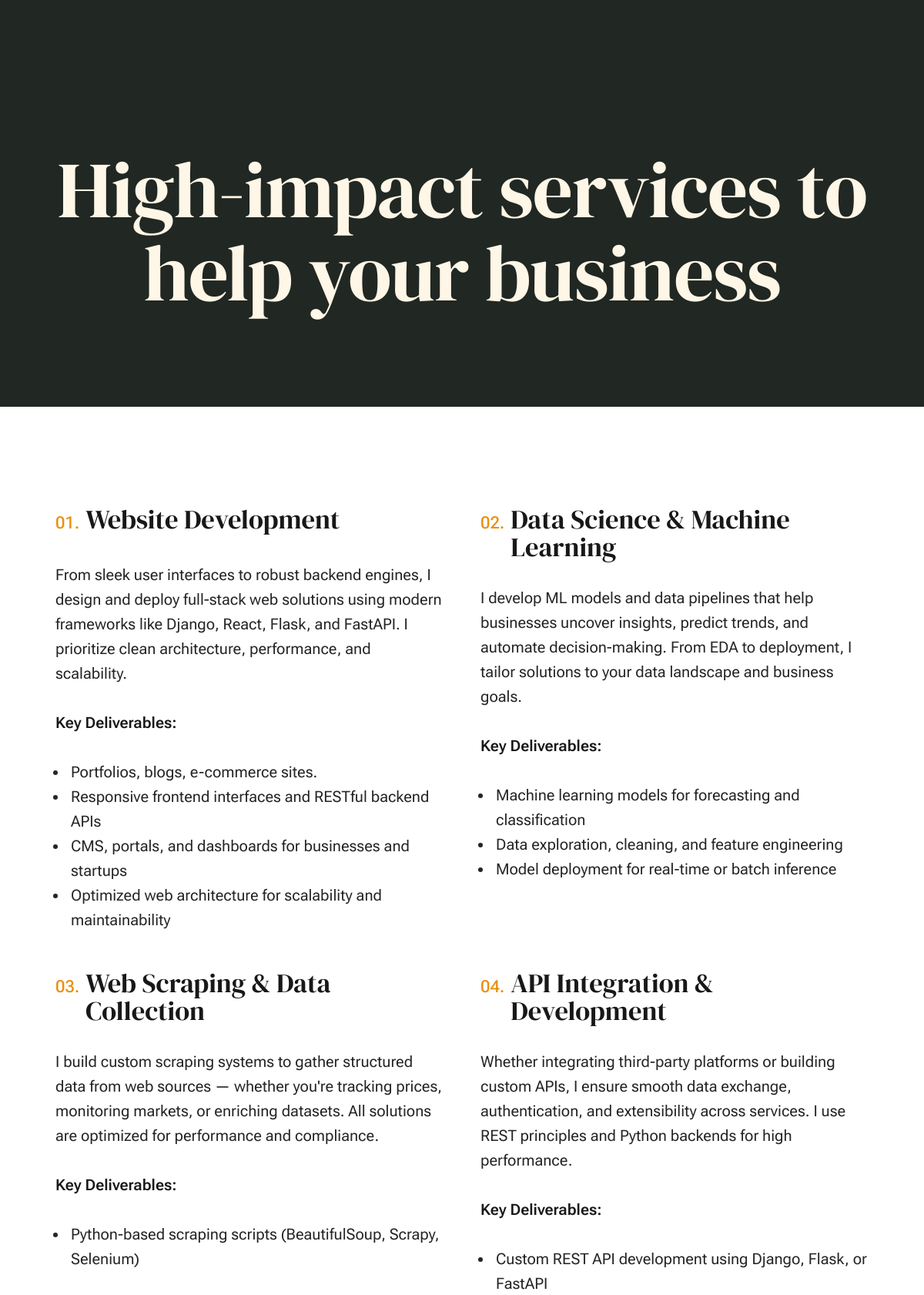
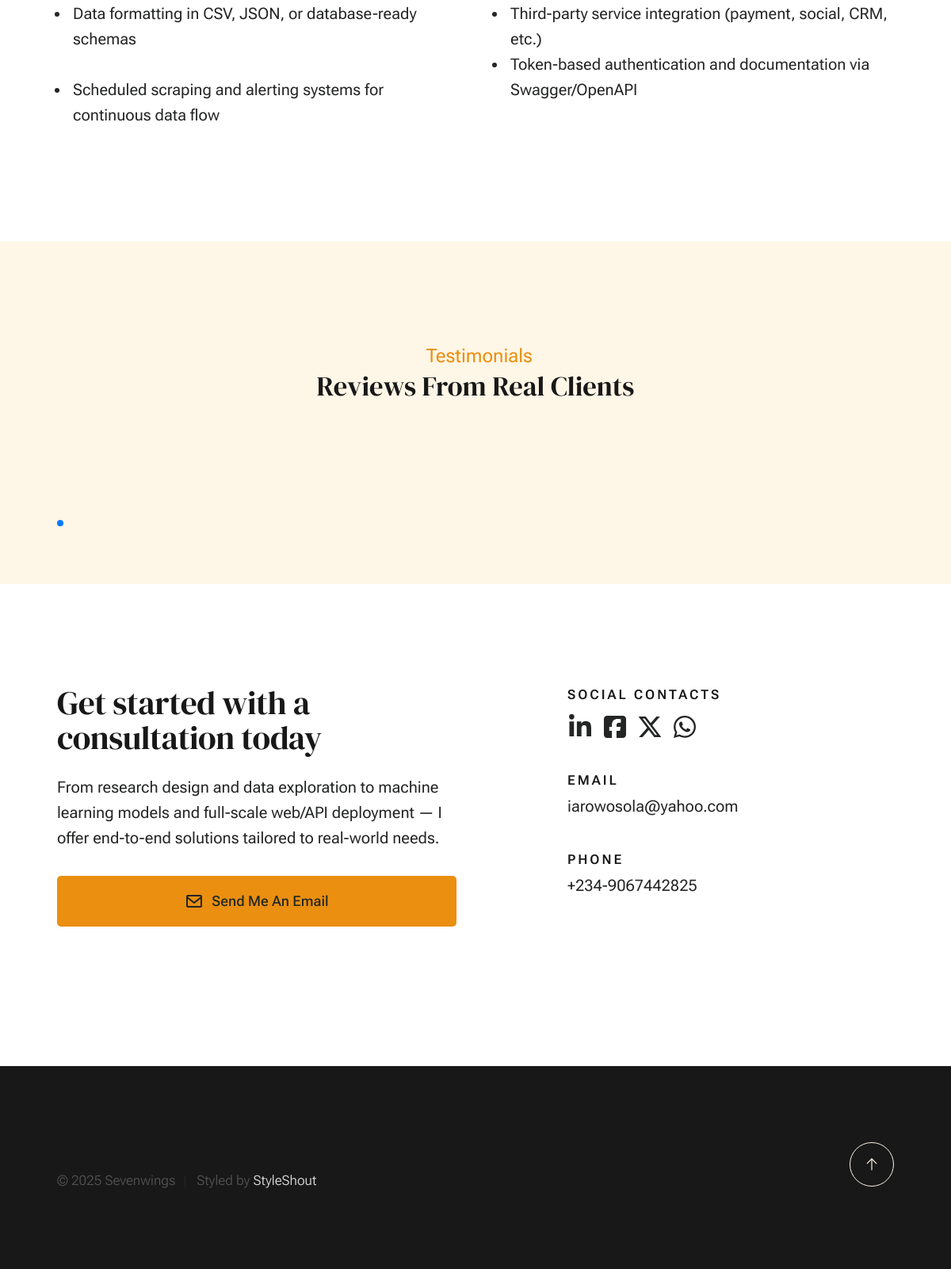
The page /serices/ on the database its author committed (2 pictures, top to bottom).
### case/models.py (models this page shows, shortened)
class Service(models.Model):
    title = models.CharField(max_length=200)
    description = ProseEditorField()
    body = ProseEditorField(default="Service details")

### application/models.py (models this page shows, shortened)
class GeneralInfo(models.Model):
    brand_name = models.CharField(max_length=60)
    first_name = models.CharField(max_length=60, default="Iyanu") # Update - 9th June, 2025
    last_name = models.CharField(max_length=60, default="Arowosola") # Update - 9th June, 2025
    phone = models.CharField(max_length=25)
    resume_link =  models.URLField(default='https://drive.google.com/drive/folders/1csFCVIVj7sSqbnHXLAR2K75Md36XYbeB')
    description = models.TextField(blank=True)
    email = models.EmailField(default='iarowosola@yahoo.com')
    address = models.CharField(max_length=100, blank=True, default='location')
    title_one = models.CharField(max_length=60, blank=False, null=True)
    title_two = models.CharField(max_length=60, blank=True, null=True)
    title_three = models.CharField(max_length=60, blank=True, null=True)
    title_four = models.CharField(max_length=60, blank=True, null=True)
    x_url = models.URLField()
    f_url = models.URLField()
    ig_url = models.URLField(blank=True)
    linkedin_url = models.URLField()
    github_url = models.URLField(default="https//:github.com/Sevenwings26")
    birthday = models.CharField(max_length=20, blank=True, default='text')
    degree = models.CharField(max_length=150, blank=True, default='text')
    job_type = models.CharField(max_length=150, blank=True, default='text')
    location = models.CharField(max_length=150, blank=True, default='text')
    brief_bio = ProseEditorField(blank=False, default='text') # RichtextField
    bio = ProseEditorField(blank=False, default='text')
    about_title = models.CharField(max_length=200, blank=True, default='text')
    hero_caption = models.TextField(default="")
    service_caption = models.TextField(blank=True)

### case/views.py (the view)
# urls.py: path('serices/', views.services, name="services"),
def services(request):
    testimonial = Testimonial.objects.all()
    services = Service.objects.prefetch_related('features').all()
    context = {
        "brand_name": getattr(general_records, "brand_name", "Sevenwings"),
        "phone": getattr(general_records, "phone", "N/A"),
        "email": getattr(general_records, "email", "N/A"),
        "address": getattr(general_records, "address", "N/A"),
        "x_url": getattr(general_records, "x_url", "#"),
        "f_url": getattr(general_records, "f_url", "#"),
        "ig_url": getattr(general_records, "ig_url", "#"),
        "linkedin_url": getattr(general_records, "linkedin_url", "#"),
        "github_url": getattr(general_records, "github_url", "#"),
        "location": getattr(general_records, "location", "N/A"),
    }
    context["testimonial"] = testimonial
    context["services"] = services
    return render(request, 'case/services.html', context)

### templates/case/services.html (shortened to what this page needs)
{% extends "case/base.html" %}
{% load static %}
{% block content %}
    <section id="content" class="s-content">
        <section class="s-pageheader pageheader">
                 <div class="row">
                     <div class="column xl-12">
                        <h2 class="page-title">High-impact services to help your business</h2>
                     </div>
                 </div>
        </section>
        <section class="s-pagecontent pagecontent">
                <div class="row">
                <div class="column xl-12 grid-block">
                    <div class="grid-full grid-list-items list-items show-ctr">
                        {% for service in services %}
                        <div class="grid-list-items__item list-items__item">
                            <div class="list-items__item-header">
                                <h3 class="list-items__item-title">{{ service.title }}</h3>
                            </div>
                            <div class="list-items__item-text">
                                <p>{{ service.body|safe }}</p>
                            </div>
                        </div>
                        {% endfor %}
                    </div>
                </div>
            </section>
            <section class="s-testimonials">
                 <div class="s-testimonials__header row row-x-center text-center">
                     <div class="column xl-8 lg-12">
                         <p class="text-pretitle">
                         Testimonials
                         </p>
                         <h3>
                         Reviews From Real Clients
                         </h3>
                     </div>
                 </div>
                 <div class="row s-testimonials__content">
                     <div class="column xl-12 testimonials">
                         <div class="swiper-container testimonials__slider page-slider">
                             </div>
                             <div class="swiper-pagination"></div>
                         </div>
                     </div>
                 </div>
{% endblock content %}

### templates/case/base.html (shortened to what this page needs)
{% load static %}
<!DOCTYPE html>
<html lang="en" class="no-js" >
<head>
    <link rel="stylesheet" href="{% static 'css/vendor.css' %}">
    <link rel="stylesheet" href="{% static 'css/styles.css' %}">
    <link rel="stylesheet" href="{% static 'css/summernote.css' %}">
</head>
<body id="top">
    <div id="page" class="s-pagewrap ss-home">
        <header class="s-header">
        </header>
        {% block content %}
        {% endblock content %}
        <section class="s-pagecontent pagecontent">
            <div class="row width-wider pagemain">
                <div class="column xl-12">
                    <div class="row">
                        <div class="column xl-6 md-12 contact-cta" id="contact">
                            <h2>Get started with a consultation today</h2>
                            <p>
                                From research design and data exploration to machine learning models and full-scale web/API deployment — I offer end-to-end solutions tailored to real-world needs.
                            </p>
                            <a href="mailto:iarowosola@yahoo.com" class="btn btn--primary u-fullwidth contact-btn">
                                Send Me An Email
                            </a>
                        </div>
                        <div class="column xl-5 md-12 u-flexitem-x-right">
                            <div class="contact-block">
                                <h6>Social Contacts</h6>
                                <ul class="contact-social social-list">
                                    <li>
                                        <a href="{{linkedin_url}}">
                                        </a>
                                    </li>
                                    <li>
                                        <a href="{{f_url}}">
                                        </a>
                                    </li>
                                    <li>
                                        <a href="{{x_url}}">
                                        </a>
                                    </li>
                                    <li>
                                        <a href="https://wa.me/2349067442825" target="_blank" rel="noopener">
                                        </a>
                                    </li>
                                </ul>
                            </div>
                            <div class="contact-block">
                                <h6>Email</h6>
                                <a href="mailto:{{email}}">{{email}}</a>
                            </div>
                            <div class="contact-block">
                                <ul class="contact-list">
                                    <li>
                                        <h6>Phone</h6>
                                        <a href="tel:{{phone}}">{{phone}}</a></li>
                                </ul>
                            </div>
                        </div>
                    </div>
                </div>
            </div>
       </section>
        <footer class="s-footer" id="contact">
            <div class="row s-footer__bottom">
                <div class="column xl-6 lg-12">
                    <p class="ss-copyright">
                        <span>&copy; {%now "Y" %} {{ brand_name }}</span>
                        <span>Styled by <a href="https://www.styleshout.com/">StyleShout</a>
                    </p>
                </div>
                <div class="ss-go-top">
                    <a class="smoothscroll" title="Back to Top" href="#top">
                    </a>
                </div>
            </div>
        </footer>
</body>
</html>

### rows shown on the page
Service: title "Website Development", body "From sleek user interfaces to robust backend engines, I design and deploy full-stack web solutions using modern frameworks like Django, React, Flask, and FastAPI. I prioritize clean architecture, performance, and scalability. Key Deliverables: Portfolios, blogs, e-commerce sites. Responsive frontend interfaces and RESTful backend APIs CMS, portals, and dashboards for businesses and startups Optimized web architecture for scalability and maintainability"
Service: title "Data Science & Machine Learning", body "I develop ML models and data pipelines that help businesses uncover insights, predict trends, and automate decision-making. From EDA to deployment, I tailor solutions to your data landscape and business goals. Key Deliverables: Machine learning models for forecasting and classification Data exploration, cleaning, and feature engineering Model deployment for real-time or batch inference"
Service: title "Web Scraping & Data Collection", body "I build custom scraping systems to gather structured data from web sources — whether you're tracking prices, monitoring markets, or enriching datasets. All solutions are optimized for performance and compliance. Key Deliverables: Python-based scraping scripts (BeautifulSoup, Scrapy, Selenium) Data formatting in CSV, JSON, or database-ready schemas Scheduled scraping and alerting systems for continuous data flow"
Service: title "API Integration & Development", body "Whether integrating third-party platforms or building custom APIs, I ensure smooth data exchange, authentication, and extensibility across services. I use REST principles and Python backends for high performance. Key Deliverables: Custom REST API development using Django, Flask, or FastAPI Third-party service integration (payment, social, CRM, etc.) Token-based authentication and documentation via Swagger/OpenAPI"
GeneralInfo: email "iarowosola@yahoo.com", phone "+234-9067442825", brand_name "Sevenwings"
